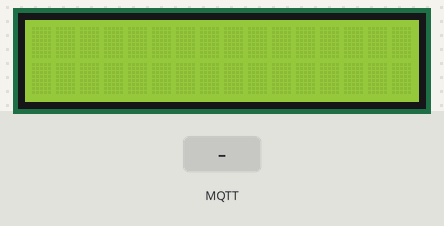
The sketch below on a simulated ESP32. Parts: 16×2 character LCD. Inputs (shaded band) come from the test bench. WiFi joins after 1.5 s; servers stay silent unless stated; no MQTT or app messages arrive unless stated; what the sketch prints to the serial monitor is not drawn.

Above: at 2.7 s.
2.8 s: MQTT message "1" arrives on the first subscribed topic
At 3.2 s:
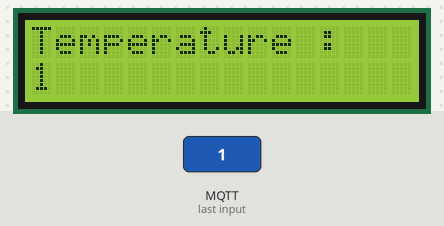
4.3 s: MQTT message "on" arrives on the first subscribed topic
At 5.0 s:
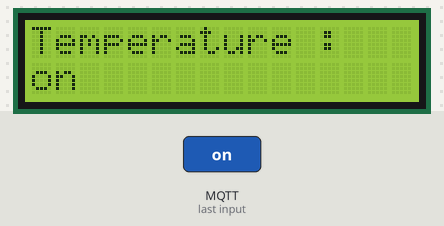
5.8 s: MQTT message "off" arrives on the first subscribed topic
At 6.9 s:
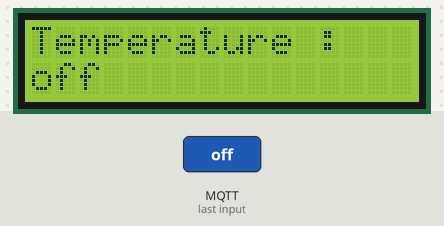
Timing chart, 0 to 8.8 s (numbered marks = the images above; inputs shaded):
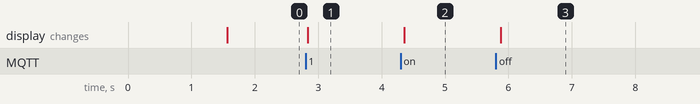

The sketch:

sketch.ino
```cpp
#include <WiFi.h>
#include <PubSubClient.h>
#include <Wire.h>
#include <LiquidCrystal_I2C.h>

const char* ssid = "Wokwi-GUEST";
const char* password = "";
const char* mqtt_server = "broker.mqtt-dashboard.com";

WiFiClient espClient;
PubSubClient client(espClient);

LiquidCrystal_I2C lcd(0x27, 16, 2);

void setupWifi() {
  Serial.print("Connecting to WiFi");
  WiFi.begin(ssid, password);
  while (WiFi.status() != WL_CONNECTED) {
    delay(100);
    Serial.print(".");
  }
  Serial.println(" Connected!");
}

void setupMqtt() {
  client.setServer(mqtt_server, 1883);
}

void callback(char* topic, byte* payload, unsigned int length) {
  Serial.print("temperature received: ");
  for (int i = 0; i < length; i++) {
    Serial.print((char)payload[i]);
  }
  Serial.println();

  char msg[length + 1];
  memcpy(msg,payload,length);
  msg[length] = '\0';
  lcd.clear();
  lcd.setCursor(0, 0);
  lcd.print("Temperature :");
  lcd.setCursor(0, 1);
  lcd.print(msg);
}

void reconnect() {
  while (!client.connected()) {
    Serial.print("connecting MQTT...");
    if (client.connect("ESP32Subscriber")) {
      Serial.println("connected");
      client.subscribe("pubTemp");
    } else {
      delay(5000);
    }
  }
}

void setup() {
  Serial.begin(115200);
  setupWifi();
  setupMqtt();
  client.setCallback(callback);

  lcd.init();
  lcd.backlight();

}

void loop() {
  if (!client.connected()) {
    reconnect();
  }
  client.loop();


  delay(300);
}
```

Measured:
- after the input at 2.8 s, the display: changes at once (image 1)
- after the input at 4.3 s, the display: changes after 0.06 s (image 2)
- after the input at 5.8 s, the display: changes after 0.08 s (image 3)
